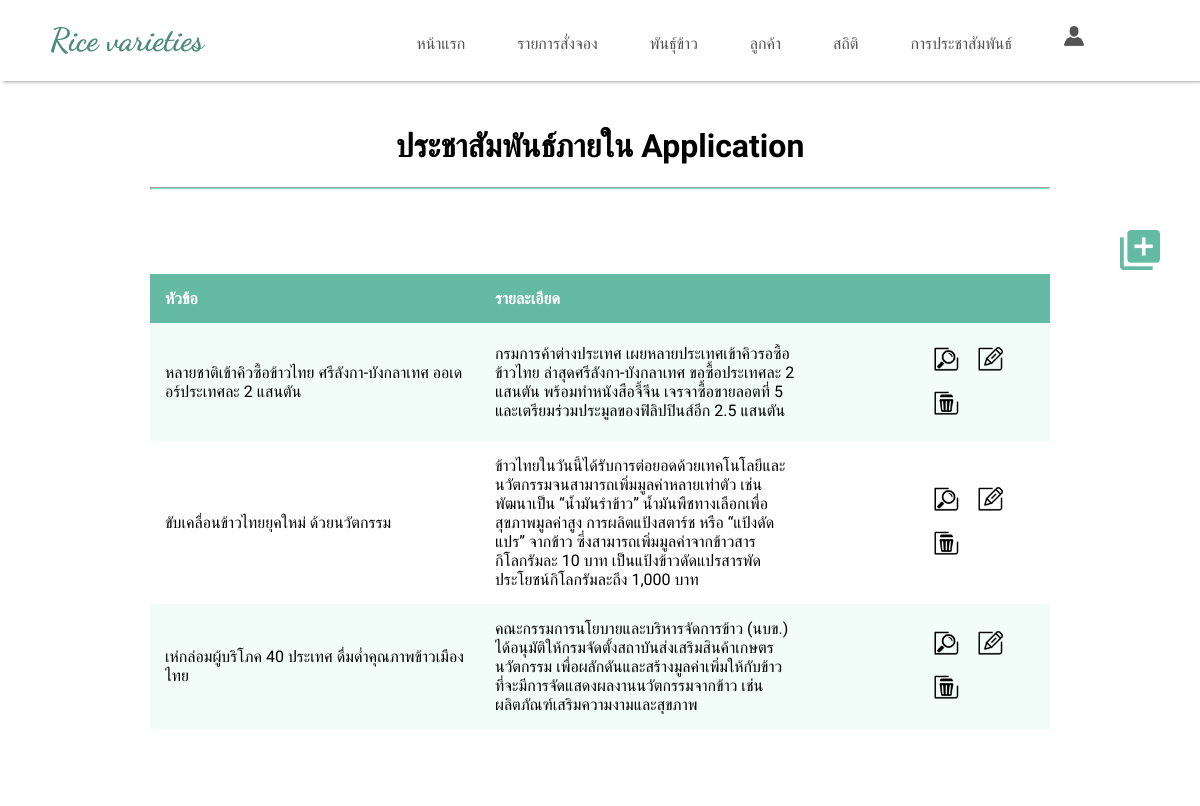
Page /admin/news/selectne.php on the committed database.
### tables this page shows
CREATE TABLE IF NOT EXISTS `news` (
  `newsid` int(10) NOT NULL AUTO_INCREMENT,
  `title` varchar(100) NOT NULL,
  `content` varchar(500) NOT NULL,
  PRIMARY KEY (`newsid`)
);

### admin/news/selectne.php (the view, shortened to what this page needs)
<!DOCTYPE html>
<html>
<head>
</head>
<?php
	$strSQL = "SELECT * FROM news ORDER BY newsid ASC";
	$objQuery = mysql_query($strSQL) or die("ไม่สามารถเชื่อมต่อได้");
?>
<body class="body1">
<?php include'../header.php'; ?>
<div class="div1">
<center>
<h1>ประชาสัมพันธ์ภายใน Application</h1>
</center>
<hr class="line">
    <a class="iconadd" href="form_addne.php?newsid=<?php echo $objResult["newsid"];?>">
    <img src = "img/add.png" width="40" height="40"
    onmouseover="this.src='img/add1.png'"
    onmouseout="this.src='img/add.png'" /></a>
<table>
  <tr>
    <th width="10%">หัวข้อ</th>
    <th width="59%">รายละเอียด</th>
    <th width="23%"></th>
  </tr>
  <?php
  	while($objResult = mysql_fetch_array($objQuery))
		{
		?>
  <tr>
    <td><div class="div2"><?php echo $objResult["title"];?></div></td>
    <td><div class="div2"><?php echo $objResult["content"];?></div></td>
    <td>
    <a href="viewne.php?newsid=<?php echo $objResult["newsid"];?>">
    <img src="img/view.png" width="40" height="40"
    onmouseover="this.src='img/view1.png'"
    onmouseout="this.src='img/view.png'" /></a>
    <a href="editne.php?newsid=<?php echo $objResult["newsid"];?>">
    <img src = "img/edit.png" width="40" height="40"
    onmouseover="this.src='img/edit1.png'"
    onmouseout="this.src='img/edit.png'" /></a>
    <a href="delete.php?newsid=<?php echo $objResult["newsid"];?>" title="delete"
    onClick="if(confirm('ยืนยันการลบ')) return true; else return false;">
    <img src = "img/delete.png" width="40" height="40"
    onmouseover="this.src='img/delete1.png'"
    onmouseout="this.src='img/delete.png'" />
    </a>
    </td>
  </tr>
  <?php
		}
		?>
</table>
</div>
</body>
</html>

### admin/news/selectne.php (style rules this page uses)
.body1 { background: #FFF; margin: 0; }
.div1 { margin-top: 5px; margin-left: 100px; margin-right: 100px; margin-bottom: 100px; background: #FFF; padding-left: 50px; padding-right: 50px; padding-bottom: 50px; padding-top: 20px; font-family: 'Athiti', sans-serif; }
.div2 { width: 300px; overflow:hidden; }
table { border-collapse: collapse; width: 100%; }
th, td { text-align: left; padding: 15px; }
tr:nth-child(even) { background-color: #f2fcf9; }
tr { word-wrap:break-word; }
th { background-color: #64baa2; color: white; }
.line { margin-bottom: 40px; color: #7ee9cb; background-color: #7ee9cb; height: 1px; }
.iconadd { margin-left: 970px; }

### rows in the picture
news: title "หลายชาติเข้าคิวซื้อข้าวไทย ศรีลังกา-บังกลาเทศ ออเดอร์ประเทศละ 2 แสนตัน", content "กรมการค้าต่างประเทศ เผยหลายประเทศเข้าคิวรอซื้อข้าวไทย ล่าสุดศรีลังกา-บังกลาเทศ ขอซื้อประเทศละ 2 แสนตัน พร้อมทำหนังสือจี้จีน เจรจาซื้อขายลอตที่ 5 และเตรียมร่วมประมูลของฟิลิปปินส์อีก 2.5 แสนตัน"
news: title "ขับเคลื่อนข้าวไทยยุคใหม่ ด้วยนวัตกรรม", content "ข้าวไทยในวันนี้ได้รับการต่อยอดด้วยเทคโนโลยีและนวัตกรรมจนสามารถเพิ่มมูลค่าหลายเท่าตัว เช่น พัฒนาเป็น “น้ำมันรำข้าว” น้ำมันพืชทางเลือกเพื่อสุขภาพมูลค่าสูง การผลิตแป้งสตาร์ช หรือ “แป้งดัดแปร” จากข้าว ซึ่งสามารถเพิ่มมูลค่าจากข้าวสารกิโลกรัมละ 10 บาท เป็นแป้งข้าวดัดแปรสารพัดประโยชน์กิโลกรัมละถึง 1,000 บาท"
news: title "เห่กล่อมผู้บริโภค 40 ประเทศ ดื่มด่ำคุณภาพข้าวเมืองไทย", content "คณะกรรมการนโยบายและบริหารจัดการข้าว (นบข.) ได้อนุมัติให้กรมจัดตั้งสถาบันส่งเสริมสินค้าเกษตรนวัตกรรม เพื่อผลักดันและสร้างมูลค่าเพิ่มให้กับข้าว ที่จะมีการจัดแสดงผลงานนวัตกรรมจากข้าว เช่น ผลิตภัณฑ์เสริมความงามและสุขภาพ"
